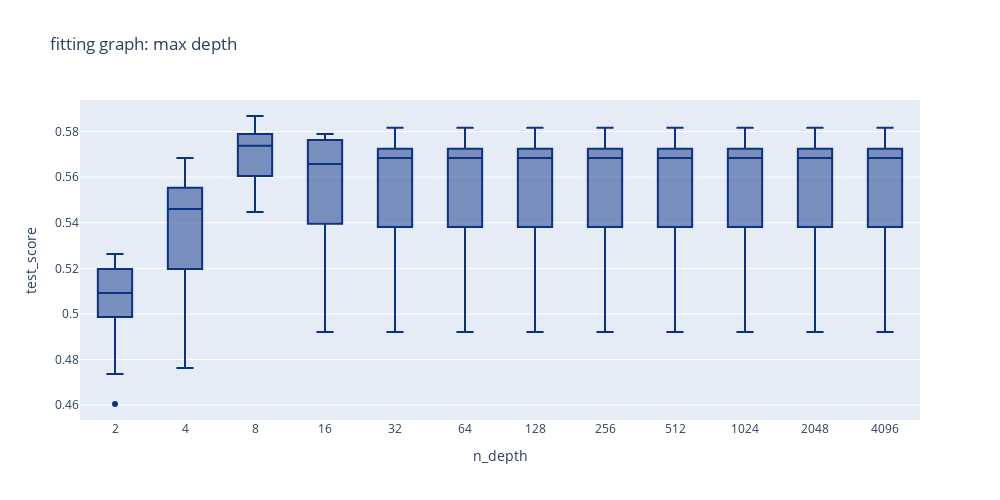

The cell this chart's notebook holds for it:
### Code cell
fig = px.box(
    data_frame = df_result_plot,
    x = "n_depth",
    y = "test_score",

    title = "fitting graph: max depth",
    color_discrete_sequence = plt_style_s,
    width = 1000,
    height = 500,
)

fig.show()

### Figure 1 — Plotly figure (JSON) as saved in the notebook; plotly's stock layout.template omitted (floating-point values rounded to 4 significant figures; data arrays with more than 128 entries replaced by an {"elided": "..."} marker saying what was removed)
{"data": [{"alignmentgroup": "True", "hovertemplate": "n_depth=%{x}<br>test_score=%{y}<extra></extra>", "legendgroup": "", "marker": {"color": "rgb(12,51,131)"}, "name": "", "notched": false, "offsetgroup": "", "orientation": "v", "showlegend": false, "type": "box", "x": {"elided": "144 str values"}, "x0": " ", "xaxis": "x", "y": {"elided": "144 float values"}, "y0": " ", "yaxis": "y"}], "layout": {"boxmode": "group", "height": 500, "legend": {"tracegroupgap": 0}, "title": {"text": "fitting graph: max depth"}, "width": 1000, "xaxis": {"anchor": "y", "domain": [0, 1], "title": {"text": "n_depth"}}, "yaxis": {"anchor": "x", "domain": [0, 1], "title": {"text": "test_score"}}}}
